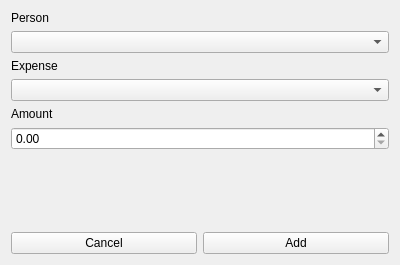
<?xml version="1.0" encoding="UTF-8"?>
<ui version="4.0">
 <class>AddPaymentForm</class>
 <widget class="QWidget" name="AddPaymentForm">
  <property name="geometry">
   <rect>
    <x>0</x>
    <y>0</y>
    <width>400</width>
    <height>265</height>
   </rect>
  </property>
  <property name="windowTitle">
   <string>Add Payment</string>
  </property>
  <layout class="QVBoxLayout" name="verticalLayout_2">
   <item alignment="Qt::AlignTop">
    <widget class="QLabel" name="personLbl">
     <property name="text">
      <string>Person</string>
     </property>
    </widget>
   </item>
   <item alignment="Qt::AlignTop">
    <widget class="QComboBox" name="personSelect"/>
   </item>
   <item alignment="Qt::AlignTop">
    <widget class="QLabel" name="expenseLbl">
     <property name="text">
      <string>Expense</string>
     </property>
    </widget>
   </item>
   <item alignment="Qt::AlignTop">
    <widget class="QComboBox" name="expenseSelect"/>
   </item>
   <item alignment="Qt::AlignTop">
    <widget class="QLabel" name="amountLbl">
     <property name="text">
      <string>Amount</string>
     </property>
    </widget>
   </item>
   <item alignment="Qt::AlignTop">
    <widget class="QDoubleSpinBox" name="amountInput"/>
   </item>
   <item>
    <spacer name="verticalSpacer">
     <property name="orientation">
      <enum>Qt::Vertical</enum>
     </property>
     <property name="sizeHint" stdset="0">
      <size>
       <width>20</width>
       <height>40</height>
      </size>
     </property>
    </spacer>
   </item>
   <item>
    <layout class="QHBoxLayout" name="horizontalLayout">
     <item alignment="Qt::AlignBottom">
      <widget class="QPushButton" name="cancelBtn">
       <property name="text">
        <string>Cancel</string>
       </property>
      </widget>
     </item>
     <item alignment="Qt::AlignBottom">
      <widget class="QPushButton" name="addBtn">
       <property name="text">
        <string>Add</string>
       </property>
      </widget>
     </item>
    </layout>
   </item>
  </layout>
 </widget>
 <resources/>
 <connections/>
</ui>
